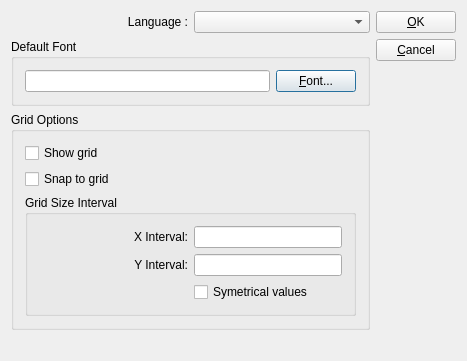
<ui version="4.0" >
 <comment> * OpenRPT report writer and rendering engine
 * Copyright (C) 2001-2012 by OpenMFG, LLC
 *
 * This library is free software; you can redistribute it and/or
 * modify it under the terms of the GNU Lesser General Public
 * License as published by the Free Software Foundation; either
 * version 2.1 of the License, or (at your option) any later version.
 *
 * This library is distributed in the hope that it will be useful,
 * but WITHOUT ANY WARRANTY; without even the implied warranty of
 * MERCHANTABILITY or FITNESS FOR A PARTICULAR PURPOSE. See the GNU
 * Lesser General Public License for more details.
 *
 * You should have received a copy of the GNU Lesser General Public
 * License along with this library; if not, write to the Free Software
 * Foundation, Inc., 59 Temple Place, Suite 330, Boston, MA 02111-1307 USA
 * Please contact info@openmfg.com with any questions on this license.</comment>
 <class>EditPreferences</class>
 <widget class="QDialog" name="EditPreferences" >
  <property name="geometry" >
   <rect>
    <x>0</x>
    <y>0</y>
    <width>462</width>
    <height>361</height>
   </rect>
  </property>
  <property name="sizePolicy" >
   <sizepolicy vsizetype="MinimumExpanding" hsizetype="Preferred" >
    <horstretch>0</horstretch>
    <verstretch>0</verstretch>
   </sizepolicy>
  </property>
  <property name="windowTitle" >
   <string>Preferences</string>
  </property>
  <layout class="QHBoxLayout" >
   <item>
    <layout class="QVBoxLayout" >
     <property name="spacing" >
      <number>0</number>
     </property>
     <item>
      <layout class="QVBoxLayout" >
       <item>
        <layout class="QHBoxLayout" >
         <item>
          <widget class="QLabel" name="label" >
           <property name="text" >
            <string>Language :</string>
           </property>
           <property name="alignment" >
            <set>Qt::AlignRight|Qt::AlignTrailing|Qt::AlignVCenter</set>
           </property>
           <property name="buddy" >
            <cstring>_cbLanguage</cstring>
           </property>
          </widget>
         </item>
         <item>
          <widget class="QComboBox" name="_cbLanguage" />
         </item>
        </layout>
       </item>
       <item>
        <widget class="QGroupBox" name="_bgDefaultFont" >
         <property name="title" >
          <string>Default Font</string>
         </property>
         <layout class="QHBoxLayout" >
          <property name="spacing" >
           <number>6</number>
          </property>
          <property name="leftMargin" >
           <number>11</number>
          </property>
          <property name="topMargin" >
           <number>11</number>
          </property>
          <property name="rightMargin" >
           <number>11</number>
          </property>
          <property name="bottomMargin" >
           <number>11</number>
          </property>
          <item>
           <widget class="QLineEdit" name="_leDefaultFont" >
            <property name="frame" >
             <bool>true</bool>
            </property>
            <property name="readOnly" >
             <bool>true</bool>
            </property>
           </widget>
          </item>
          <item>
           <widget class="QPushButton" name="_btnChangeFont" >
            <property name="text" >
             <string>&amp;Font...</string>
            </property>
           </widget>
          </item>
         </layout>
        </widget>
       </item>
       <item>
        <widget class="QGroupBox" name="_gbGridOptions" >
         <property name="title" >
          <string>Grid Options</string>
         </property>
         <layout class="QVBoxLayout" >
          <property name="spacing" >
           <number>6</number>
          </property>
          <property name="leftMargin" >
           <number>11</number>
          </property>
          <property name="topMargin" >
           <number>11</number>
          </property>
          <property name="rightMargin" >
           <number>11</number>
          </property>
          <property name="bottomMargin" >
           <number>11</number>
          </property>
          <item>
           <widget class="QCheckBox" name="_cbShowGrid" >
            <property name="text" >
             <string>Show grid</string>
            </property>
           </widget>
          </item>
          <item>
           <widget class="QCheckBox" name="_cbSnapGrid" >
            <property name="text" >
             <string>Snap to grid</string>
            </property>
           </widget>
          </item>
          <item>
           <widget class="QGroupBox" name="_gbGridSize" >
            <property name="sizePolicy" >
             <sizepolicy vsizetype="MinimumExpanding" hsizetype="Preferred" >
              <horstretch>0</horstretch>
              <verstretch>0</verstretch>
             </sizepolicy>
            </property>
            <property name="title" >
             <string>Grid Size Interval</string>
            </property>
            <layout class="QGridLayout" >
             <property name="leftMargin" >
              <number>11</number>
             </property>
             <property name="topMargin" >
              <number>11</number>
             </property>
             <property name="rightMargin" >
              <number>11</number>
             </property>
             <property name="bottomMargin" >
              <number>11</number>
             </property>
             <property name="horizontalSpacing" >
              <number>6</number>
             </property>
             <property name="verticalSpacing" >
              <number>6</number>
             </property>
             <item row="0" column="0" >
              <widget class="QLabel" name="_lblGridSizeX" >
               <property name="text" >
                <string>X Interval:</string>
               </property>
               <property name="alignment" >
                <set>Qt::AlignRight|Qt::AlignTrailing|Qt::AlignVCenter</set>
               </property>
               <property name="buddy" >
                <cstring>_leGridSizeX</cstring>
               </property>
              </widget>
             </item>
             <item row="1" column="0" >
              <widget class="QLabel" name="_lblGridSizeY" >
               <property name="text" >
                <string>Y Interval:</string>
               </property>
               <property name="alignment" >
                <set>Qt::AlignRight|Qt::AlignTrailing|Qt::AlignVCenter</set>
               </property>
               <property name="buddy" >
                <cstring>_leGridSizeY</cstring>
               </property>
              </widget>
             </item>
             <item row="0" column="1" >
              <widget class="QLineEdit" name="_leGridSizeX" />
             </item>
             <item row="1" column="1" >
              <widget class="QLineEdit" name="_leGridSizeY" />
             </item>
             <item row="2" column="1" >
              <widget class="QCheckBox" name="_cbGridSymetrical" >
               <property name="text" >
                <string>Symetrical values</string>
               </property>
              </widget>
             </item>
             <item row="2" column="0" >
              <spacer>
               <property name="orientation" >
                <enum>Qt::Horizontal</enum>
               </property>
               <property name="sizeType" >
                <enum>QSizePolicy::MinimumExpanding</enum>
               </property>
               <property name="sizeHint" >
                <size>
                 <width>40</width>
                 <height>20</height>
                </size>
               </property>
              </spacer>
             </item>
            </layout>
           </widget>
          </item>
         </layout>
        </widget>
       </item>
      </layout>
     </item>
     <item>
      <spacer>
       <property name="orientation" >
        <enum>Qt::Vertical</enum>
       </property>
       <property name="sizeType" >
        <enum>QSizePolicy::Expanding</enum>
       </property>
       <property name="sizeHint" >
        <size>
         <width>359</width>
         <height>16</height>
        </size>
       </property>
      </spacer>
     </item>
    </layout>
   </item>
   <item>
    <layout class="QVBoxLayout" >
     <property name="spacing" >
      <number>6</number>
     </property>
     <property name="leftMargin" >
      <number>0</number>
     </property>
     <property name="topMargin" >
      <number>0</number>
     </property>
     <property name="rightMargin" >
      <number>0</number>
     </property>
     <property name="bottomMargin" >
      <number>0</number>
     </property>
     <item>
      <widget class="QPushButton" name="_btnOk" >
       <property name="text" >
        <string>&amp;OK</string>
       </property>
      </widget>
     </item>
     <item>
      <widget class="QPushButton" name="_btnCancel" >
       <property name="text" >
        <string>&amp;Cancel</string>
       </property>
      </widget>
     </item>
     <item>
      <spacer>
       <property name="orientation" >
        <enum>Qt::Vertical</enum>
       </property>
       <property name="sizeType" >
        <enum>QSizePolicy::Expanding</enum>
       </property>
       <property name="sizeHint" >
        <size>
         <width>20</width>
         <height>40</height>
        </size>
       </property>
      </spacer>
     </item>
    </layout>
   </item>
  </layout>
 </widget>
 <layoutdefault spacing="6" margin="11" />
 <resources/>
 <connections>
  <connection>
   <sender>_btnCancel</sender>
   <signal>clicked()</signal>
   <receiver>EditPreferences</receiver>
   <slot>reject()</slot>
   <hints>
    <hint type="sourcelabel" >
     <x>20</x>
     <y>20</y>
    </hint>
    <hint type="destinationlabel" >
     <x>20</x>
     <y>20</y>
    </hint>
   </hints>
  </connection>
  <connection>
   <sender>_btnOk</sender>
   <signal>clicked()</signal>
   <receiver>EditPreferences</receiver>
   <slot>accept()</slot>
   <hints>
    <hint type="sourcelabel" >
     <x>20</x>
     <y>20</y>
    </hint>
    <hint type="destinationlabel" >
     <x>20</x>
     <y>20</y>
    </hint>
   </hints>
  </connection>
  <connection>
   <sender>_cbGridSymetrical</sender>
   <signal>toggled(bool)</signal>
   <receiver>_lblGridSizeY</receiver>
   <slot>setDisabled(bool)</slot>
   <hints>
    <hint type="sourcelabel" >
     <x>20</x>
     <y>20</y>
    </hint>
    <hint type="destinationlabel" >
     <x>20</x>
     <y>20</y>
    </hint>
   </hints>
  </connection>
  <connection>
   <sender>_cbGridSymetrical</sender>
   <signal>toggled(bool)</signal>
   <receiver>_leGridSizeY</receiver>
   <slot>setDisabled(bool)</slot>
   <hints>
    <hint type="sourcelabel" >
     <x>20</x>
     <y>20</y>
    </hint>
    <hint type="destinationlabel" >
     <x>20</x>
     <y>20</y>
    </hint>
   </hints>
  </connection>
 </connections>
</ui>
